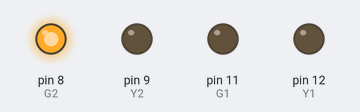
Bench run of a sketch on a simulated Arduino Uno, built with avr-gcc and run on an emulated ATmega328P. Parts: output pins drawn as LEDs (lit = HIGH). Pins used as bus, display or sensor lines are not drawn.

Above: at 2.5 s.
At 5.5 s:
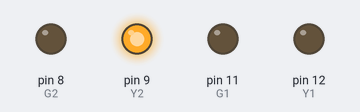
At 8.5 s:
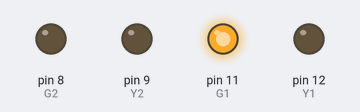
At 11.5 s:
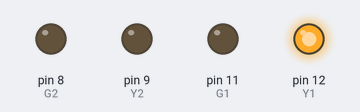
Timing chart, 0 to 15.6 s (numbered marks = the images above):
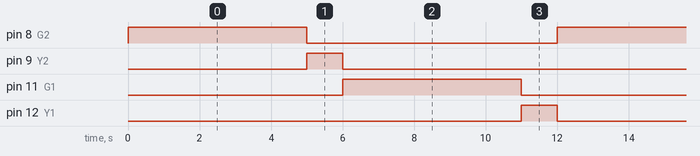

The sketch:

P2A3-Semaforo.ino
```cpp
#define R1 13
#define Y1 12
#define G1 11

#define R2 10
#define Y2 9
#define G2 8

void setup() {
  pinMode(R1, OUTPUT);
  pinMode(Y1, OUTPUT);
  pinMode(G1, OUTPUT);

  pinMode(R2, OUTPUT);
  pinMode(Y2, OUTPUT);
  pinMode(G2, OUTPUT);
}

void loop() {
  digitalWrite(R1, HIGH);
  digitalWrite(G2, HIGH);
  delay(5000);
  digitalWrite(G2, LOW);
  digitalWrite(Y2, HIGH);
  delay(1000);

  digitalWrite(R1, LOW);
  digitalWrite(Y2, LOW);
  digitalWrite(G1, HIGH);
  digitalWrite(R2, HIGH);
  delay(5000);

  digitalWrite(G1, LOW);
  digitalWrite(Y1, HIGH);
  delay(1000);

  digitalWrite(Y1, LOW);
  digitalWrite(R2, LOW);
}
```

Measured:
- by itself, pin 8 (G2), pin 11 (G1): alternates HIGH for 5.0 s and LOW for 7.0 s
- by itself, pin 9 (Y2), pin 12 (Y1): alternates HIGH for 1.0 s and LOW for 11.0 s
- by itself, everything shown: repeats every 12.0 s, in 5 steps
